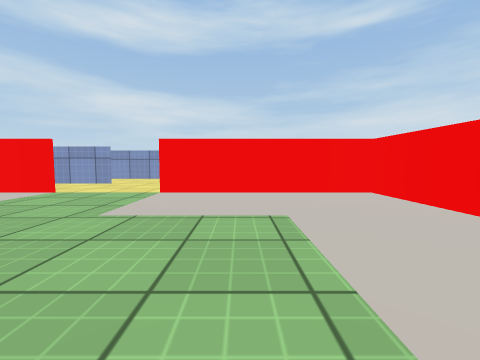
View 1 (above)

24 first-person views from a walk through a Unity game level. The camera is 0.55 m above the floor, tilts 4° down and sees 90° across. The floor is counted in squares, 1 m on a side. Each view is taken from the middle of a square. On the plan, view 1 faces up. The plan holds only what a view shows up to about 9 squares ahead; the rest is blank. The place goes on beyond the plan. The player character is not drawn. Surface patterns are stand-ins for the level's own textures.

View 2
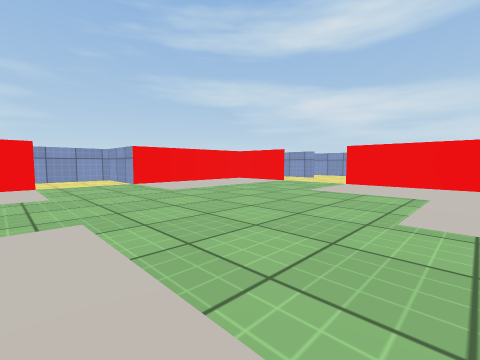

View 3
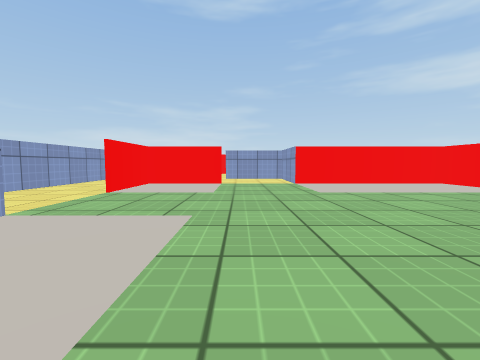

View 4
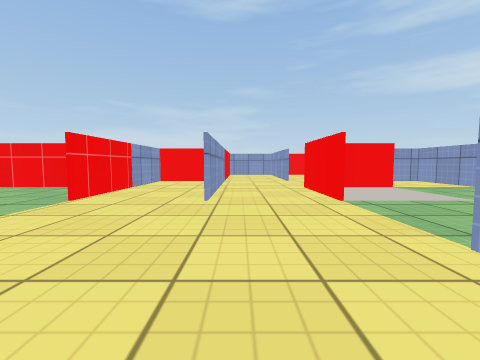

View 5
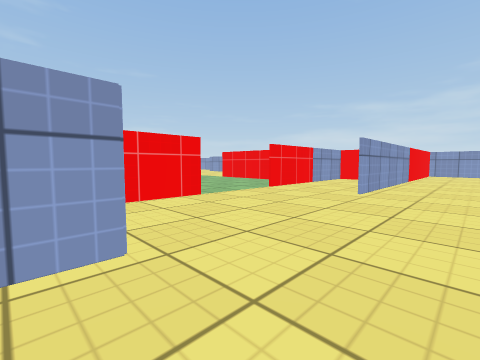

View 6
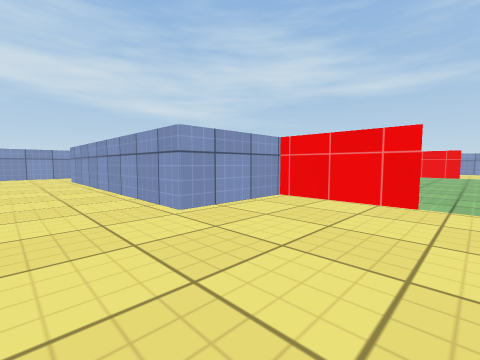

View 7
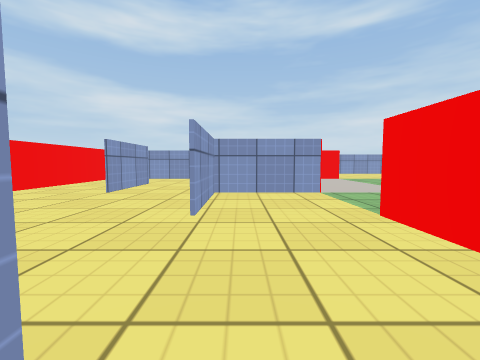

View 8
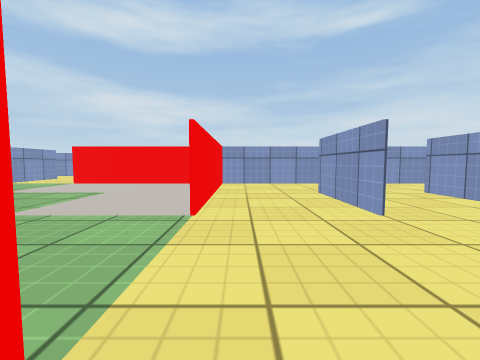

View 9
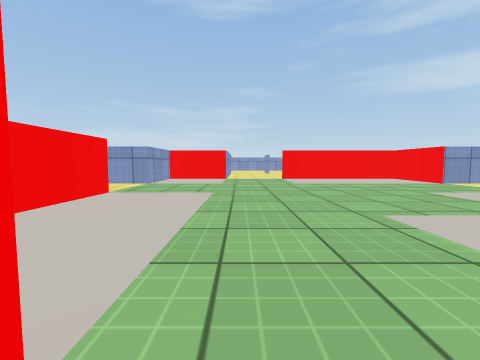

View 10
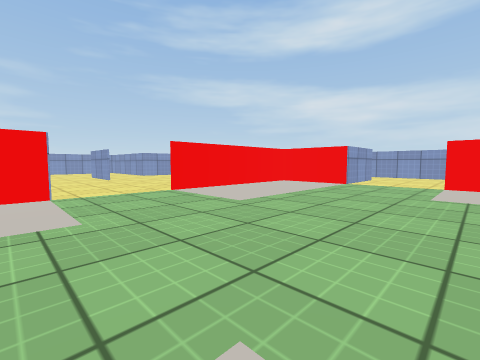

View 11
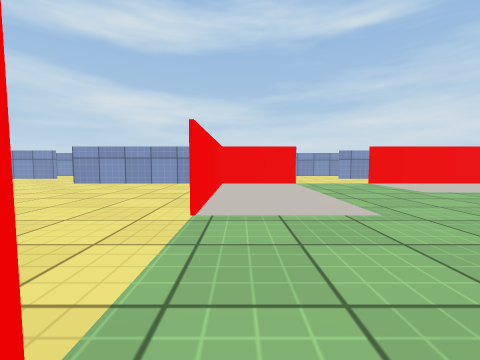

View 12
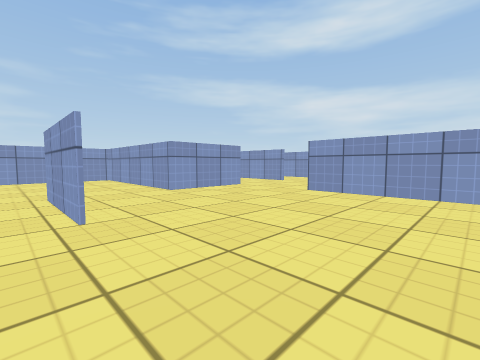

View 13
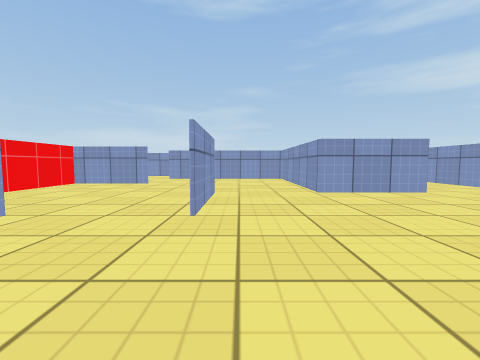

View 14
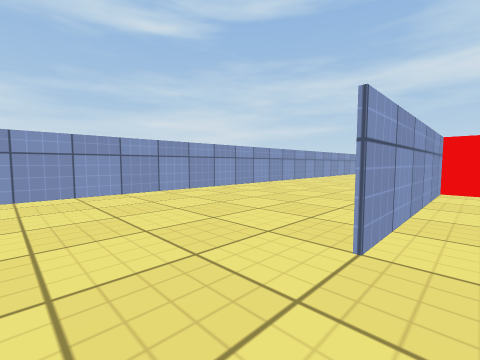

View 15
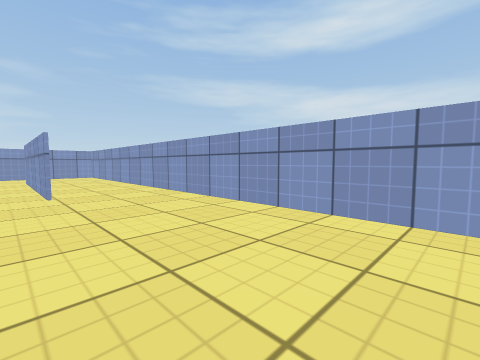

View 16
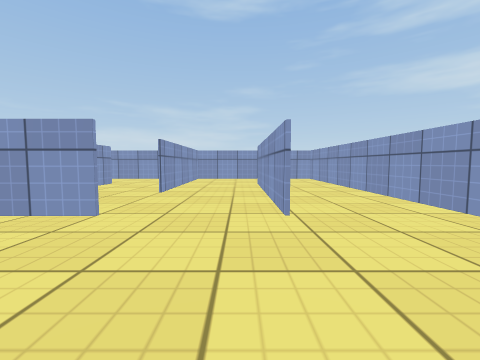

View 17
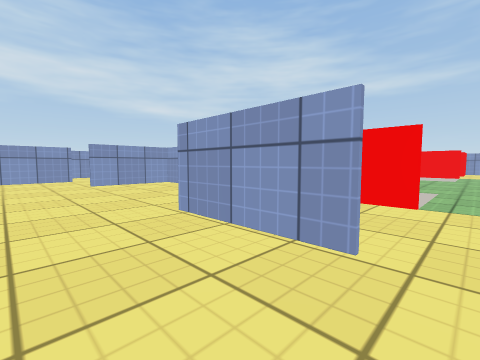

View 18
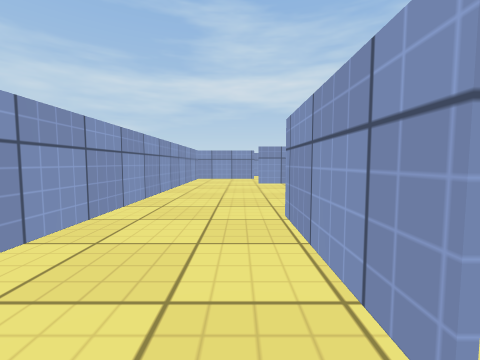

View 19
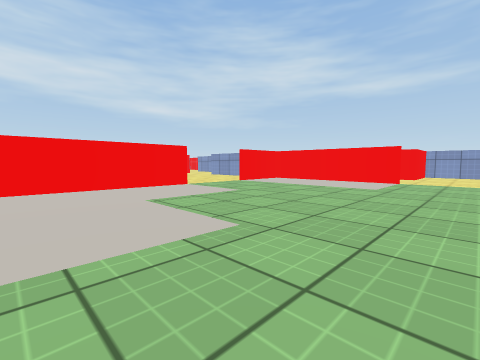

View 20
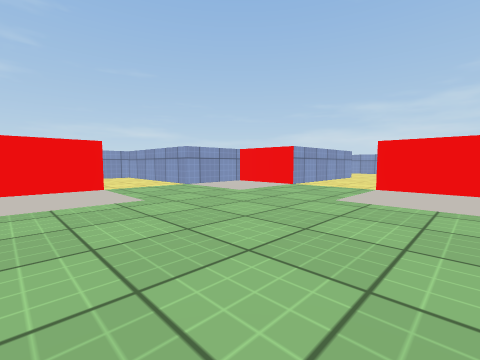

View 21
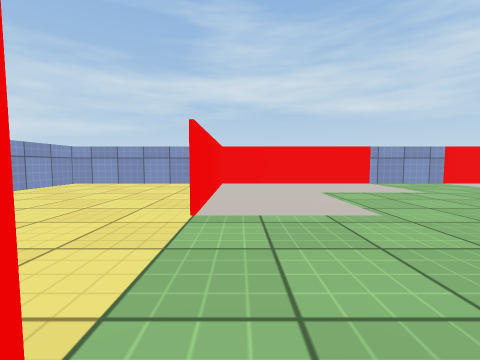

View 22
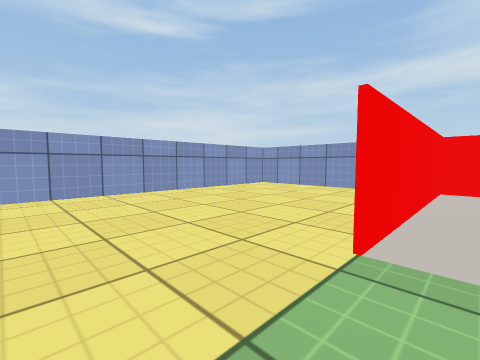

View 23
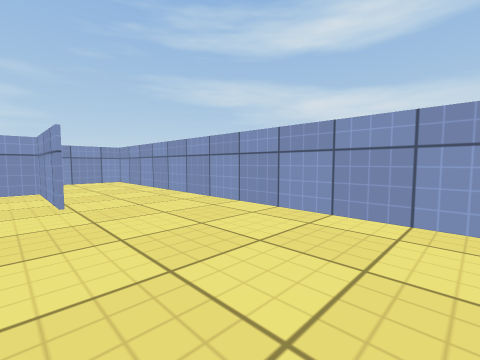

View 24
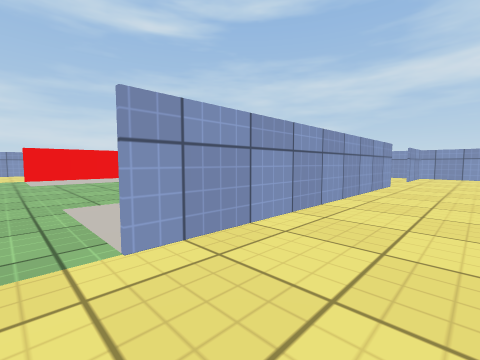

### Floor plan
Points are (right, up) in squares from view 1. A wall is a line through its corners. A room is listed if a view was taken in it or the views show most of it. See-through windows are left out.
Room 1 (views 1, 2, 3, 4, 5, 6, 7, 21, 22, 23, 24)
walls: (-5.4, 0.5) (-7.5, 0.5) (-7.5, -1.5); (2.5, -1.5) (2.5, 0.5); (-5.9, 4.5) (-7.1, 4.5); (-7.5, 1.4) (-7.5, 2.5); (-3.4, 6.5) (-5.5, 6.5) (-5.5, 5.9); (2.5, 5.2) (2.5, 8.5) (-3.5, 8.5); (-8.8, 4.5) (-10.5, 4.5); (-9.5, 2.5) (-9.5, 0.5); (4.5, -3.5) (2.4, -3.5); (-7.4, -5.5) (-3.5, -5.5); (-1.6, -7.5) (0.5, -7.5) (0.5, -5.5) (4.5, -5.5)
ways out: opening at (-10, 3.5) to room 2; opening at (-9, 1.5) to room 2; opening at (-8, -2) to room 2; opening at (-4, 8) to room 4; opening at (3.5, -4) to room 6; opening at (-7, -4); opening at (-3, -6); opening at (-2.5, -7)
objects: other object (-6, -3) to (-4, -2); other object (-6, 2); other object (-6, 3); other object (-4, 5); other object (-1, -3) to (0, -3); other object (-1, 5) to (0, 5); other object (1, -3) to (2, -2); other object (1, 3) to (2, 5); other object (2, 1) to (2, 2)
Room 2 (views 8, 9, 10, 11, 12, 13, 14, 15, 16, 17, 18, 19, 20)
walls: (-19.5, 4.5) (-23.5, 4.5); (-17.5, 6.5) (-17.5, 4.5); (-15.6, 6.5) (-13.5, 6.5); (-14.4, 6.5) (-15.5, 6.5); (-18.8, -3.5) (-17.5, -3.5) (-17.5, -7.5) (-16.6, -7.5); (-10.5, 4.5) (-11.5, 4.5); (-23.5, -1.5) (-19.5, -1.5); (-9.5, 0.5) (-9.5, 2.5); (-9.5, 4.5) (-9.5, 6.5); (-25.5, 0.5) (-23.5, 0.5); (-25.5, 4.6) (-25.5, 2.5); (-25.4, 6.5) (-27.6, 6.5); (-7.5, 6.4) (-7.5, 8.5); (-8, 8.5) (-31.5, 8.5) (-31.5, 7.5)
ways out: opening at (-10, 3.5) to room 1; opening at (-9, 1.5) to room 1; opening at (-8, -2) to room 1; opening at (-24, 1) to room 3; opening at (-8, 6) to room 4; opening at (-30.5, 7) to room 5; opening at (-28.5, 6) to room 5; opening at (-28, 4)
objects: other object (-20, -3) to (-18, -3); other object (-20, 1) to (-20, 2); other object (-20, 3); other object (-19, 5); other object (-16, -6) to (-14, -5); other object (-15, -3) to (-14, -3); other object (-15, 5) to (-14, 5); other object (-13, -3) to (-12, -2); other object (-13, 3) to (-12, 5); other object (-12, 1) to (-12, 2)
Room 3 (no view inside)
walls: (-27.5, -1.4) (-27.5, -3.5) (-25.5, -3.5); (-25.5, 2.5) (-29.5, 2.5) (-29.5, -1.5); (-23.4, 0.5) (-25.5, 0.5)
ways out: opening at (-24, 1) to room 2; opening at (-30, -2)
Room 4 (no view inside)
walls: (-5.5, 5.6) (-5.5, 6.2); (-7.5, 8.5) (-7.5, 7.1); (-3.5, 8.5) (-8, 8.5)
ways out: opening at (-4, 8) to room 1; opening at (-8, 6) to room 2
Room 5 (no view inside)
walls: (-31.5, 7.5) (-31.5, 4.5) (-27.5, 4.5); (-27.6, 6.5) (-29.5, 6.5)
ways out: opening at (-30.5, 7) to room 2; opening at (-28.5, 6) to room 2
Room 6 (no view inside)
walls: (8.5, -5.9) (8.5, -3.5) (6.5, -3.5); (4.5, -5.5) (6.5, -5.5)
ways out: opening at (3.5, -4) to room 1; opening at (5.5, -3); opening at (7.5, -5)

Positions as (right, up) in squares from view 1, and headings:
1: (0, 0), facing up
2: (1, -2), facing up-left
3: (1, -1), facing left
4: (0, -5), facing left
5: (1, -4), facing down-left
6: (-2, -4), facing down-right
7: (-7, -4), facing up
8: (-11, -2), facing up
9: (-11, -1), facing left
10: (-15, -2), facing up-left
11: (-19, -2), facing up
12: (-21, 0), facing up-left
13: (-21, 1), facing left
14: (-25, 4), facing up-right
15: (-21, 6), facing up-left
16: (-23, 6), facing left
17: (-16, 8), facing down-right
18: (-16, 7), facing right
19: (-17, 4), facing down-right
20: (-14, 2), facing down-left
21: (-4, 4), facing right
22: (-3, 4), facing up-right
23: (0, 6), facing up-left
24: (-2, -5), facing up-right
